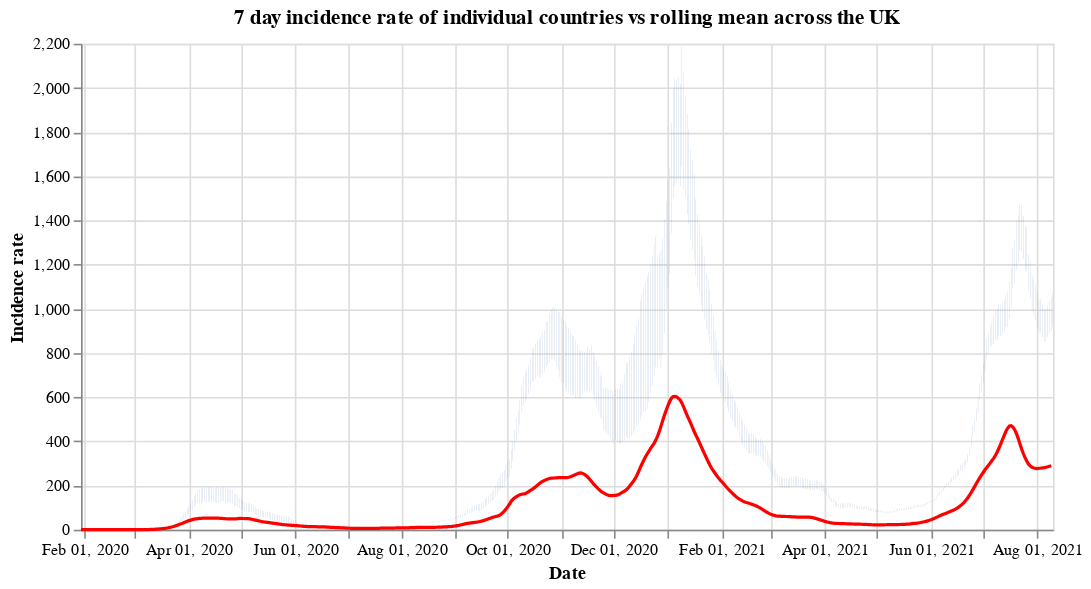

Here is the notebook cell this chart was saved with:
### Code cell
#collapse
countries = uk_cases['areaName'].unique()
countries.sort()

selection = alt.selection_single(
    name='Select',
    fields=['areaName'],
    init={'areaName': 'Wales'},
    bind={'areaName': alt.binding_select(options=countries)}
)

# scatter plot, modify opacity based on selection
bars = alt.Chart(uk_cases).mark_bar().add_selection(
    selection
).encode(
    x=alt.X("yearmonthdate(date):T", axis=alt.Axis(title='Date')),
    y=alt.Y("weeklyCasesRate:Q", axis=alt.Axis(title='Incidence rate')),
    tooltip='weeklyCasesRate:Q',
    opacity=alt.condition(selection, alt.value(1), alt.value(0))
).properties(title=f'7 day incidence rate of individual countries vs rolling mean across the UK', width=600)

line = alt.Chart(overview_cases).mark_line(
    color='red',
    size=2,
).transform_window(
    rolling_mean='mean(weeklyCasesRate)',
    frame=[0, 7]
).encode(
    x='yearmonthdate(date):T',
    y='rolling_mean:Q'
)

alt.layer(bars, line)

### Figure 1 — Vega-Lite specification as saved in the notebook (floating-point values rounded to 4 significant figures; data arrays with more than 128 entries replaced by an {"elided": "..."} marker saying what was removed)
{"config": {"view": {"continuousWidth": 400, "continuousHeight": 300}}, "layer": [{"data": {"name": "data-da8798e5c4bd48e8b6452e1f7b9441aa"}, "mark": "bar", "encoding": {"opacity": {"condition": {"value": 1, "selection": "Select"}, "value": 0}, "tooltip": {"type": "quantitative", "field": "weeklyCasesRate"}, "x": {"type": "temporal", "axis": {"title": "Date"}, "field": "date", "timeUnit": "yearmonthdate"}, "y": {"type": "quantitative", "axis": {"title": "Incidence rate"}, "field": "weeklyCasesRate"}}, "selection": {"Select": {"type": "single", "fields": ["areaName"], "init": {"areaName": "Wales"}, "bind": {"areaName": {"input": "select", "options": ["England", "Northern Ireland", "Scotland", "Wales"]}}}}, "title": "7 day incidence rate of individual countries vs rolling mean across the UK", "width": 600}, {"data": {"name": "data-377f53465fb9949c6fefcde0eb556fdb"}, "mark": {"type": "line", "color": "red", "size": 2}, "encoding": {"x": {"type": "temporal", "field": "date", "timeUnit": "yearmonthdate"}, "y": {"type": "quantitative", "field": "rolling_mean"}}, "transform": [{"window": [{"op": "mean", "field": "weeklyCasesRate", "as": "rolling_mean"}], "frame": [0, 7]}]}], "$schema": "https://vega.github.io/schema/vega-lite/v4.8.1.json", "datasets": {"data-da8798e5c4bd48e8b6452e1f7b9441aa": {"elided": "2140 records"}, "data-377f53465fb9949c6fefcde0eb556fdb": {"elided": "558 records"}}}
